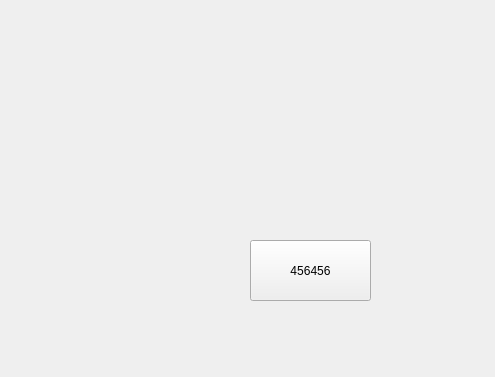
<?xml version="1.0" encoding="UTF-8"?>
<ui version="4.0">
 <class>Widget</class>
 <widget class="QWidget" name="Widget">
  <property name="geometry">
   <rect>
    <x>0</x>
    <y>0</y>
    <width>495</width>
    <height>377</height>
   </rect>
  </property>
  <property name="windowTitle">
   <string>Widget</string>
  </property>
  <widget class="QToolButton" name="toolButton1">
   <property name="geometry">
    <rect>
     <x>250</x>
     <y>240</y>
     <width>121</width>
     <height>61</height>
    </rect>
   </property>
   <property name="text">
    <string>456456</string>
   </property>
   <property name="iconSize">
    <size>
     <width>40</width>
     <height>40</height>
    </size>
   </property>
  </widget>
 </widget>
 <layoutdefault spacing="6" margin="11"/>
 <resources/>
 <connections/>
</ui>
